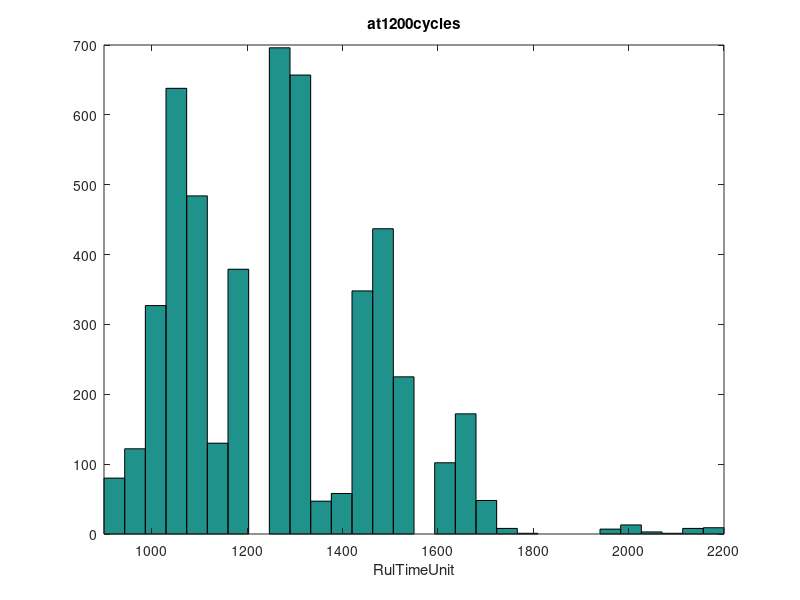

This figure's MATLAB source:
clc
clear all

% PROBLEM DEFINITION:PARAMETER DEFINITION 

WorkName = 'Crack';
TimeUnit = 'cycles';
dN = 50;
measureData = [0.0119 0.0103 0.0118 0.0095 0.0085 0.0122 0.0110 0.0120 0.0113 0.0122 0.0110 0.0124 0.0117 0.0138 0.0127 0.0115 0.0135 0.0124 0.0141 0.0160 0.0157 0.0149 0.0156 0.0153 0.0155];
thres=0.0463;
ParamName=['a';'m'; 'C'; 's'];
initDisPar=[0.01 5e-4; 4 0.2; -22.33 1.12; 0.001 0]; 
       % probability paramaters of initial distrubution, pxq 
       % (p: num. of param, q: num. of probability param)     
n = 5e3;
signiLevel=2.5; 
delSigma=78;
%%%  PROGNOSTICS  using PARTICLE FILTER
p=size(ParamName,1);
for j=1:p;
param(j,:) = normrnd(initDisPar(j,1),initDisPar(j,2),1,n);
ParamResul (j,:) = [ParamName(j,:) 'Resul'];
eval([ParamResul(j,:) ' = param(j,:);']);
end
k1=length(measureData) ; 
k=1;
if measureData(end)-measureData(1)<0; 
    cofec =-1 ; 
 else cofec=1; 
end
while min(eval([ParamResul(1,:) '(k,:)'])*cofec)<thres*cofec;
    k=k+1 ;
                                                                 %step1.prediction (prior)
paramPredi= param;
for j=1:p; 
    eval([ParamName(j,:) '= paramPredi(j,:);']);
end
paramPredi(1,: ) = exp(C).*(delSigma.*sqrt(pi*a)).^m.*dN+a;                                                  % PROBLEM DEFINITION:MODEL DEFINITION

if k<k1
                                                                               %step2. updqte (likehood)
sigl = sqrt(log(1+(paramPredi(end,:)./ paramPredi(1,:)).^2));
mul=log(paramPredi(1,:))-0.5*sigl.^2;

likel = lognpdf(measureData(k),mul,sigl);
                                                                            %step3. resampling
  cdf = cumsum(likel)./max(sum(likel));
for i = 1:n ;
u= rand ;
loca = find(cdf >=u); 

param(:,i) = paramPredi(:,loca(1));
end
else                                        % (Prognosis)
param = paramPredi;
end
for j = 1:p;
    eval([ParamResul(j,:) '(k,:) = param(j,:);']);
end
if k>k1
sigl = sqrt(log(1+(param(end,:)./param(1,:)).^2));
mul = log(param(1,:))-0.5*sigl.^2; 
eval([ParamResul(1,:) '(k,:) = lognrnd (mul,sigl,1,n);']);
end
end
 %%% POST_PROCESSING
 time = [0:dN:dN*(k-1)]';
perceValue = [50 signiLevel 100-signiLevel];
for i = 1:n;
loca = find(eval([ParamResul(1,:) '(:,i)'])*cofec>=thres*cofec);
Rul(i) = time(loca(1))-time(k1);
end

RULPerce = prctile(Rul,perceValue);
figure; 

set(gca,'fontsize',14);
 
hist(Rul,30);

xlim([min(Rul) max(Rul)]);
xlabel(['Rul'  ('TimeUnit')]);

titleName = ['at' num2str(time(k1)) '' TimeUnit]; 
title(titleName)

fprintf('\n # Percentiles of RUL at %g cyles \n', time(k1))

fprintf('\n %gprct: %g, median: %g, %gprct: %g\n',perceValue(2), RULPerce(2),RULPerce(1),perceValue(3),RULPerce(3))

Name = [WorkName ' at' num2str(time(k1)) '.mat']; save(Name);
